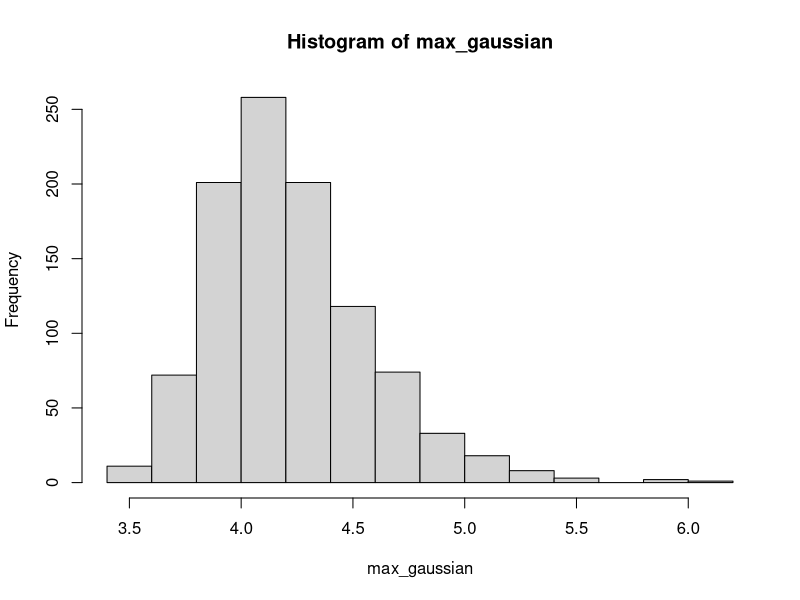
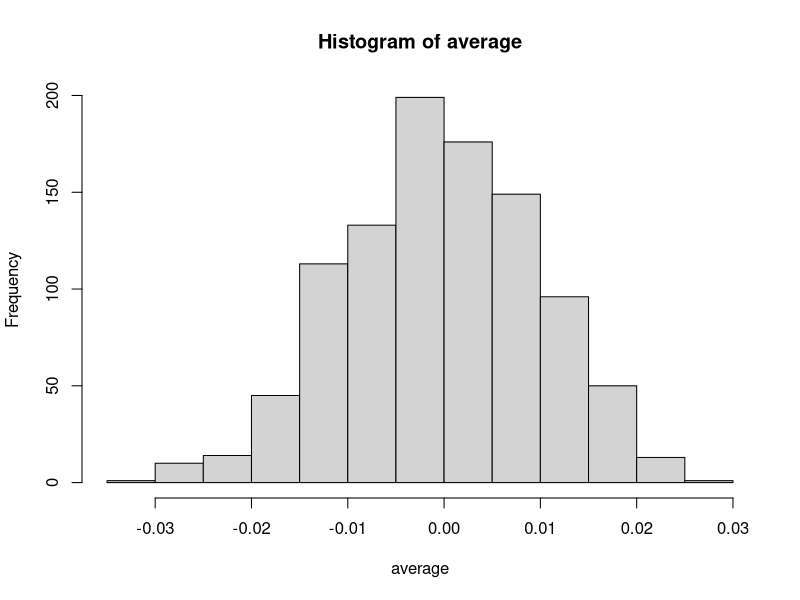

The R script that drew these images, in order:

######Radamcher random variables

## Numero de simulaciones Monte Carlo
N = 1000
n = 1000
sigma = 1

max_gaussian = rep(0,N)

for(iter in 1:N)
{
  ## generamos n variables Gaussianas
  x = abs(rnorm(n,sigma))
  ## Guardamos el maximo
  max_gaussian[iter] = max(x)
}

hist(max_gaussian)

### La teoria dice que con probabilidad al menos 1- 2/sqrt(n) el maximo es menor o igual que 2sigma*sqrt(log n)
### probabilidad
1- 2/sqrt(n) 

### Cota superior
Cota_superior = 2*sigma*sqrt(log(n))

### proporcion mas grande que la cantidad
length(which(  max_gaussian >Cota_superior ))/N


#### Radamcher random variables
N = 1000
n = 10000

average = rep(0,N)

for(iter in 1:N)
{
  x = sample(c(-1,1),n,replace= TRUE)
  average[iter] = mean(x)
}

hist(average)

### theory says P( |sum X_i/n| > t) <= 2*exp(- n t^2/2)
### t 
t = sqrt(2 *log(n)/n)
t
max(abs(average))

##propotion exceeding t is
length(which(abs(average) > t  ))/N

#probability of excedding t is at most:
2/n


